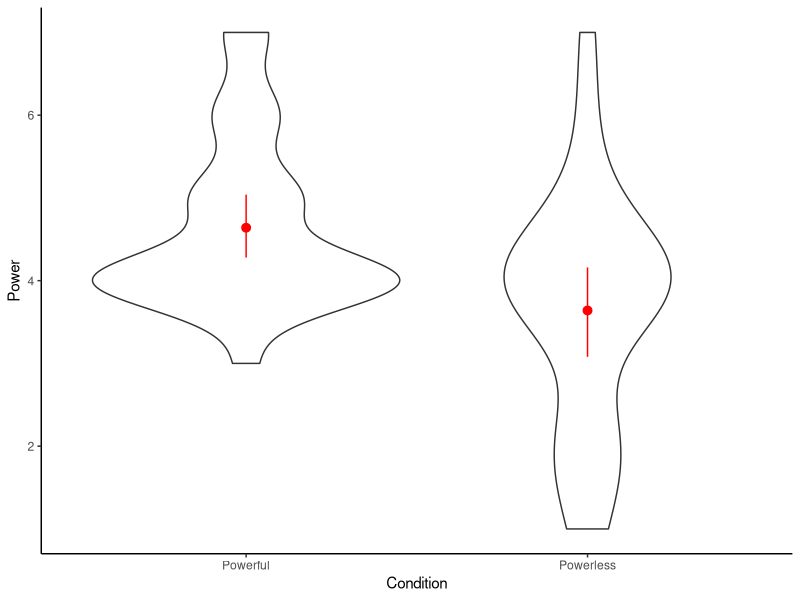
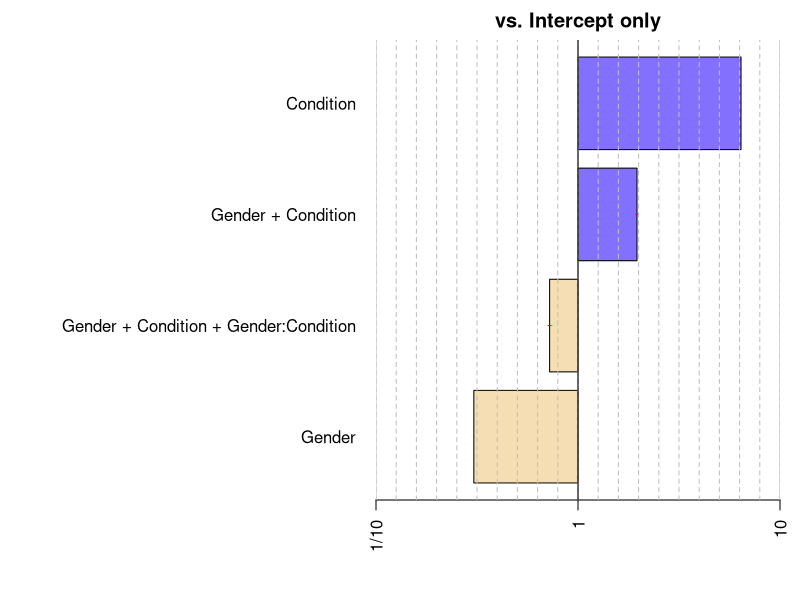
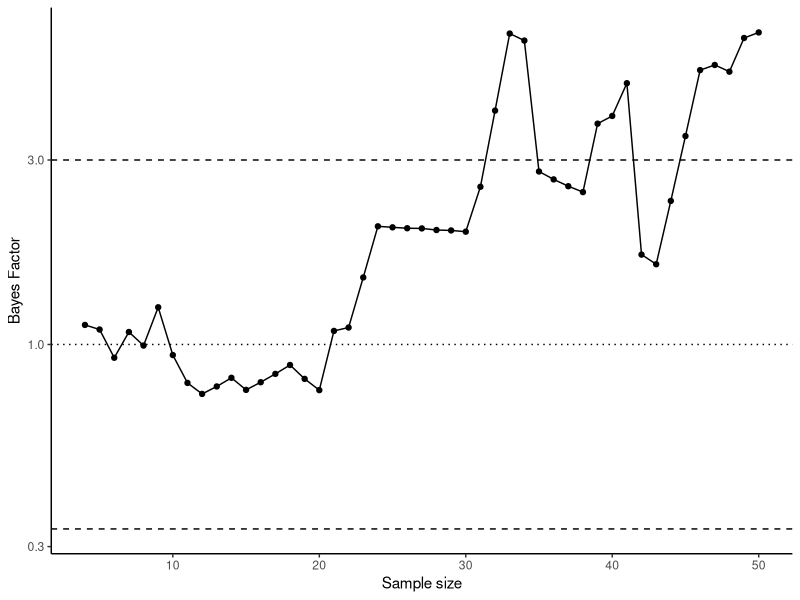
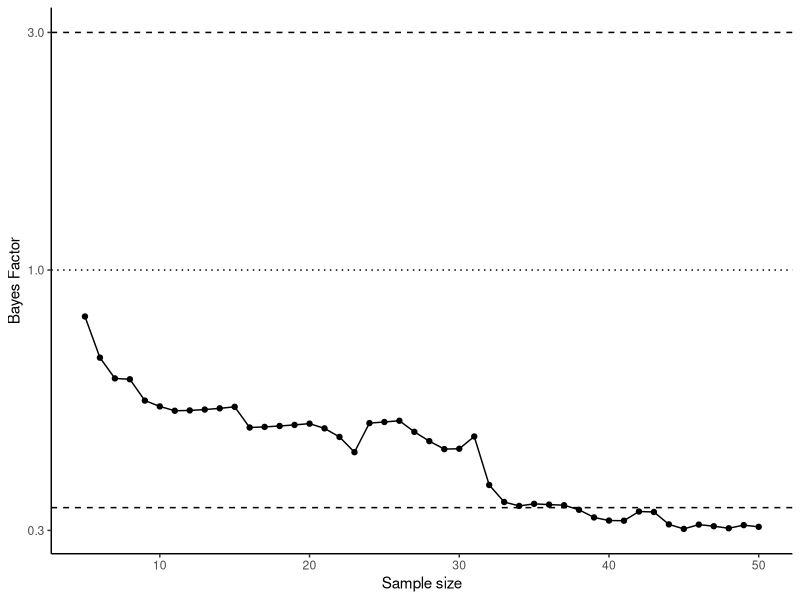

R code for these plots, in order:
# Bayes Factor presentation using George Margetis experiment 1 preliminary data
# Daniel Nettle April 2021

# Libraries
library(tidyverse)
# Make the graphs look tolerable
theme_set(theme_classic())
library(psych)

# For the Bayes Factors
library(BayesFactor)
# A helper package for getting a nice summary of parameter estimates
library(parameters)

# Get data
d=read.csv("data.long.csv", stringsAsFactors = TRUE)
# d contains repeated measures (each person does three puzzles)
# For a simpler example we restrict to just one puzzle per participant
d1=subset(d, Puzzle==1)

#### A simple t-test##### 
# Examine the 'power' variable by condition (this was just a manipulation check)
ggplot(d1, aes(x=Condition, y=Power))  + 
  geom_violin() + 
  stat_summary(fun.data="mean_cl_boot", colour="red")
# Looks like there could be a modest difference

# Traditional t-test
t.test(Power~Condition, data=d1, var.equal=TRUE)

# Bayes factor version t-test
# BF for the alternative
ttestBF(formula=Power~Condition, data=d1)
# BF for the null
1/ttestBF(formula=Power~Condition, data=d1)
# What if we want the 95% credible interval for the difference?
# This function comes from the 'parameters' package
model_parameters(ttestBF(formula=Power~Condition, data=d1), ci=0.95)
# This gives lots of useful stats, as well as the CI
# The % in ROPE is particularly useful 
# (% of the posterior density that is as close to zero as makes no difference)

# Also note a t-test is just a special case of a linear model
# We can see this using the classical approach
summary(lm(Power~Condition, data=d1))

# lmBF() is the equivalent function to lm() in classical world
lmBF(Power~Condition, data=d1)
# Get the model parameters this way
model_parameters(lmBF(Power~Condition, data=d1), ci=0.95)

##### Multiple predictive factors: ANOVA #####
# Say we want to consider both condition and gender
# Classical approach
anova(lm(Power~Condition*Gender, data=d1))
# Only condition is significant, not gender

# BayesFactor equivalent is AnovaBF() function
# Note that this requires all the predictor variables to be of class 'factor'
anovaBF(Power~Condition*Gender, data=d1)
# What this gives us is the BFs against the null of all possible sub-hypotheses
# You can get a handy plot of this
plot(anovaBF(Power~Condition*Gender, data=d1))

# But you might want to be testing Gender + Condition against Condition only
# Rather than each against the null
# Where two BFs share the same denominator, they can simply be divided
# In the AnovaBF model, you can divide one row by another
my.anova = anovaBF(Power~Condition*Gender, data=d1)
my.anova['Gender + Condition']/my.anova['Condition']
# Or the other way around
my.anova['Condition']/my.anova['Gender + Condition']
# Note that there is a natural penalty against the more complex model unless it gives extra explanatory power

###A linear mixed model and a more complex null #####
# Here each participant is responding to three puzzles
# So we need a random effect of participant
# And also which puzzle it is should be in the null
# Our experimental hypothesis:
mixed1 = lmBF(Confidence ~ Condition + Puzzle + participant.code, 
          whichRandom = "participant.code", 
          data=d)
# BF of this model against the null
mixed1
# This is very large. But intercept only is not the relevant null

# The relevant null should still contain which puzzle and participant it is
# So we set up the following
mixed1reduced = lmBF(Confidence ~ Puzzle + participant.code, 
          whichRandom = "participant.code", 
          data=d)
mixed1reduced

# Now the BF for our critical test
mixed1/mixed1reduced
# So BF favouring the null (not very strongly). 
# Express it as the BF in favour of the null instead
mixed1reduced/mixed1
# So the evidence is tending to the null

###Examining the evolution of the BF with sample size#####
# Show how BF evolves with more data for the simple t-test example
# This chunk calculates the BF sequentially as the data come in
ns=NULL
bfs=NULL
counter=1
for (i in 4:length(d1$Power)) {
  current.d=d1[1:i, ]
  ns[counter]=i
  bfs[counter]=extractBF(ttestBF(formula=Power~Condition, data=current.d))$bf
  counter=counter+1
}

# Now plot the evolution of the BF
f=ggplot(data.frame(ns, bfs), aes(x=ns, y=bfs)) + 
  geom_point() + 
  geom_line() + 
  ylab("Bayes Factor") + 
  xlab("Sample size") + 
  geom_hline(yintercept=1, linetype="dotted") +
  geom_hline(yintercept=3, linetype="dashed") +
  geom_hline(yintercept=1/3, linetype="dashed") + 
  scale_y_continuous(trans='log10')
f

# Repeat the same exercise but for something that is null
ns=NULL
bfs=NULL
counter=1
for (i in 5:length(d1$Gender)) {
  current.d=d1[1:i, ]
  ns[counter]=i
  bfs[counter]=extractBF(ttestBF(formula=Power~Gender, data=current.d))$bf
  counter=counter+1
}

# Now plot the evolution of the BF
f2=ggplot(data.frame(ns, bfs), aes(x=ns, y=bfs)) + 
  geom_point() + 
  geom_line() + 
  ylab("Bayes Factor") + 
  xlab("Sample size") + 
  geom_hline(yintercept=1, linetype="dotted") +
  geom_hline(yintercept=3, linetype="dashed") +
  geom_hline(yintercept=1/3, linetype="dashed") + 
  scale_y_continuous(trans='log10')
f2
